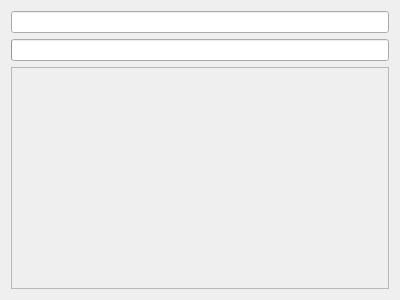
<?xml version="1.0" encoding="UTF-8"?>
<ui version="4.0">
 <class>BrowserWidget</class>
 <widget class="QWidget" name="BrowserWidget">
  <property name="geometry">
   <rect>
    <x>0</x>
    <y>0</y>
    <width>400</width>
    <height>300</height>
   </rect>
  </property>
  <property name="windowTitle">
   <string>Browser widget</string>
  </property>
  <layout class="QVBoxLayout" name="verticalLayout_2">
   <item>
    <widget class="ProgressLineEdit" name="URLEdit_">
     <property name="text">
      <string/>
     </property>
    </widget>
   </item>
   <item>
    <widget class="QProgressBar" name="Progress_">
     <property name="value">
      <number>0</number>
     </property>
     <property name="textVisible">
      <bool>false</bool>
     </property>
    </widget>
   </item>
   <item>
    <layout class="QHBoxLayout" name="horizontalLayout">
     <item>
      <widget class="QFrame" name="WebFrame_">
       <property name="frameShape">
        <enum>QFrame::StyledPanel</enum>
       </property>
       <property name="frameShadow">
        <enum>QFrame::Raised</enum>
       </property>
       <layout class="QVBoxLayout" name="verticalLayout">
        <property name="margin">
         <number>0</number>
        </property>
        <item>
         <widget class="CustomWebView" name="WebView_" native="true">
          <property name="sizePolicy">
           <sizepolicy hsizetype="Preferred" vsizetype="Preferred">
            <horstretch>0</horstretch>
            <verstretch>1</verstretch>
           </sizepolicy>
          </property>
         </widget>
        </item>
       </layout>
      </widget>
     </item>
    </layout>
   </item>
  </layout>
 </widget>
 <customwidgets>
  <customwidget>
   <class>CustomWebView</class>
   <extends>QWidget</extends>
   <header>customwebview.h</header>
   <container>1</container>
  </customwidget>
  <customwidget>
   <class>ProgressLineEdit</class>
   <extends>QLineEdit</extends>
   <header>progresslineedit.h</header>
  </customwidget>
 </customwidgets>
 <resources/>
 <connections/>
</ui>
